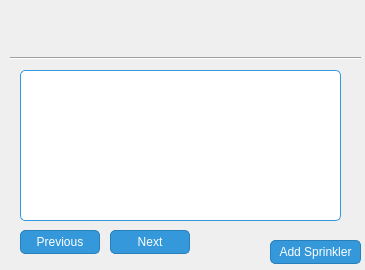
<?xml version="1.0" encoding="UTF-8"?>
<ui version="4.0">
 <class>Widget</class>
 <widget class="QWidget" name="Widget">
  <property name="geometry">
   <rect>
    <x>0</x>
    <y>0</y>
    <width>365</width>
    <height>270</height>
   </rect>
  </property>
  <property name="windowTitle">
   <string>Spout</string>
  </property>
  <property name="windowIcon">
   <iconset>
    <normaloff>../Lib/Spouticon.png</normaloff>../Lib/Spouticon.png</iconset>
  </property>
  <property name="autoFillBackground">
   <bool>true</bool>
  </property>
  <property name="styleSheet">
   <string notr="true">font: 9pt &quot;Noto Sans&quot;;

QPushButton {
    background-color: #3498db; /* Button color */
    color: #ffffff; /* Text color */
    border-radius: 5px; /* Rounded corners */
    border: 1px solid #2980b9; /* Border color */
}

QPushButton:hover {
    background-color: #2980b9; /* Hover color */
    border: 1px solid #3498db; /* Border color on hover */
}
</string>
  </property>
  <widget class="QLabel" name="label_6">
   <property name="enabled">
    <bool>true</bool>
   </property>
   <property name="geometry">
    <rect>
     <x>20</x>
     <y>10</y>
     <width>111</width>
     <height>31</height>
    </rect>
   </property>
   <property name="font">
    <font>
     <family>Noto Sans</family>
     <pointsize>18</pointsize>
     <italic>true</italic>
     <bold>true</bold>
    </font>
   </property>
   <property name="styleSheet">
    <string notr="true">font: 700 italic 18pt &quot;Noto Sans&quot;;</string>
   </property>
   <property name="text">
    <string/>
   </property>
   <property name="pixmap">
    <pixmap>../Lib/spout4.png</pixmap>
   </property>
   <property name="scaledContents">
    <bool>true</bool>
   </property>
  </widget>
  <widget class="QPushButton" name="newWindow">
   <property name="geometry">
    <rect>
     <x>270</x>
     <y>240</y>
     <width>91</width>
     <height>24</height>
    </rect>
   </property>
   <property name="styleSheet">
    <string notr="true">QPushButton {
    background-color: #3498db; /* Button color */
    color: #ffffff; /* Text color */
    border-radius: 5px; /* Rounded corners */
    border: 1px solid #2980b9; /* Border color */
}

QPushButton:hover {
    background-color: #2980b9; /* Hover color */
    border: 1px solid #3498db; /* Border color on hover */
}
</string>
   </property>
   <property name="text">
    <string>Add Sprinkler</string>
   </property>
  </widget>
  <widget class="Line" name="line">
   <property name="geometry">
    <rect>
     <x>10</x>
     <y>50</y>
     <width>351</width>
     <height>16</height>
    </rect>
   </property>
   <property name="orientation">
    <enum>Qt::Horizontal</enum>
   </property>
  </widget>
  <widget class="QStackedWidget" name="stackedWidget">
   <property name="geometry">
    <rect>
     <x>20</x>
     <y>70</y>
     <width>321</width>
     <height>151</height>
    </rect>
   </property>
   <property name="styleSheet">
    <string notr="true">QStackedWidget {
    border: 1px solid #3498db; /* Border color */
    border-radius: 5px; /* Rounded corners */
}

QWidget {
    background-color: #ffffff; /* Background color of individual pages */
    border-radius: 5px; /* Rounded corners for individual pages */
}

</string>
   </property>
   <property name="currentIndex">
    <number>-1</number>
   </property>
  </widget>
  <widget class="QPushButton" name="previousButton">
   <property name="geometry">
    <rect>
     <x>20</x>
     <y>230</y>
     <width>80</width>
     <height>24</height>
    </rect>
   </property>
   <property name="styleSheet">
    <string notr="true">QPushButton {
    background-color: #3498db; /* Button color */
    color: #ffffff; /* Text color */
    border-radius: 5px; /* Rounded corners */
    border: 1px solid #2980b9; /* Border color */
}

QPushButton:hover {
    background-color: #2980b9; /* Hover color */
    border: 1px solid #3498db; /* Border color on hover */
}
</string>
   </property>
   <property name="text">
    <string>Previous</string>
   </property>
  </widget>
  <widget class="QPushButton" name="nextButton">
   <property name="geometry">
    <rect>
     <x>110</x>
     <y>230</y>
     <width>80</width>
     <height>24</height>
    </rect>
   </property>
   <property name="styleSheet">
    <string notr="true">QPushButton {
    background-color: #3498db; /* Button color */
    color: #ffffff; /* Text color */
    border-radius: 5px; /* Rounded corners */
    border: 1px solid #2980b9; /* Border color */
}

QPushButton:hover {
    background-color: #2980b9; /* Hover color */
    border: 1px solid #3498db; /* Border color on hover */
}
</string>
   </property>
   <property name="text">
    <string>Next</string>
   </property>
  </widget>
 </widget>
 <resources/>
 <connections/>
</ui>
